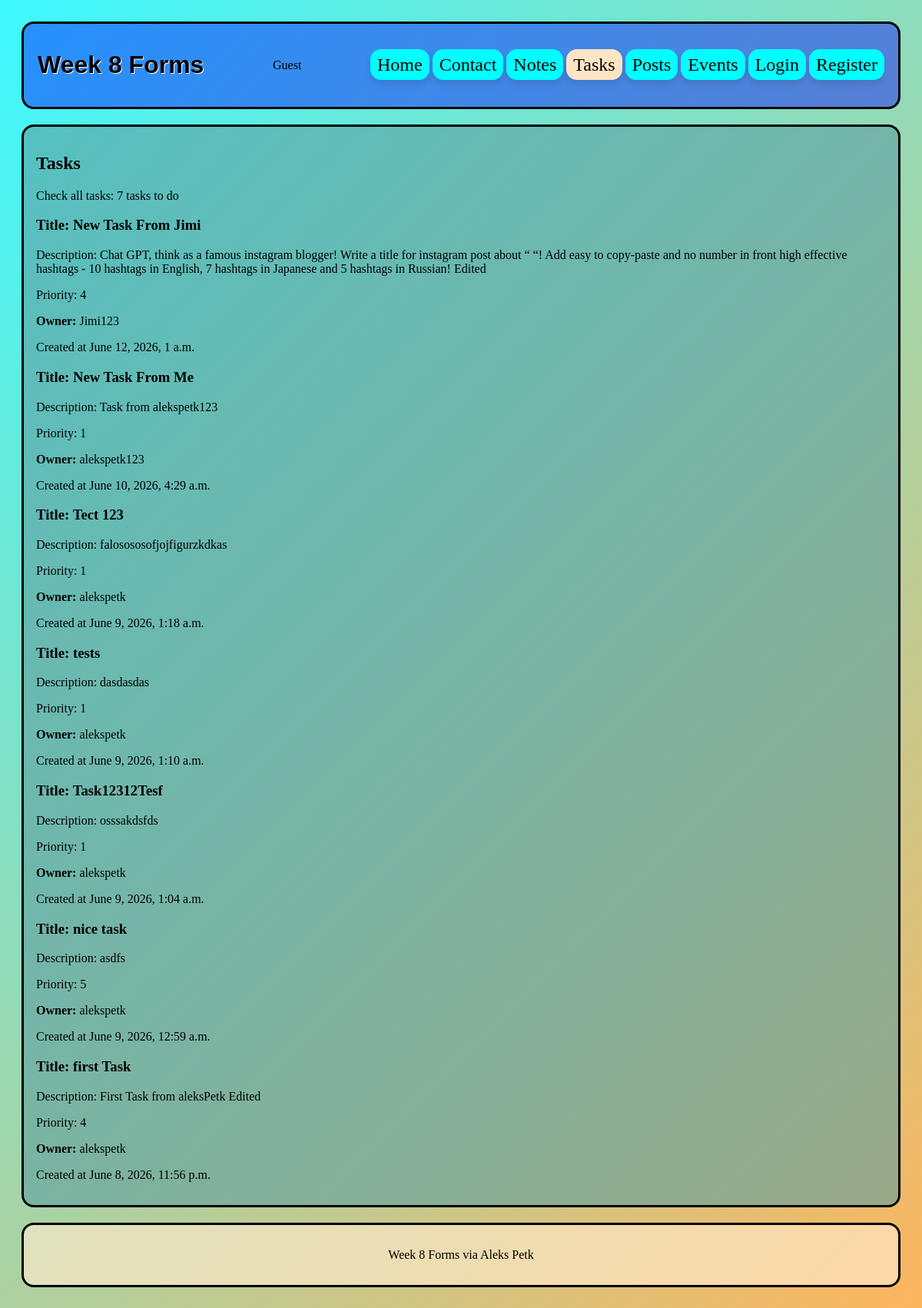
/tasks/, run on the app's committed database.
### pages/models.py (models this page shows, shortened)
class Task(models.Model):
    title = models.CharField(max_length=80)
    description = models.TextField()
    priority = models.IntegerField(default=1)
    completed = models.BooleanField(default=False)
    owner = models.ForeignKey(User, on_delete=models.CASCADE, related_name="tasks")
    created_at = models.DateTimeField(auto_now_add=True)
    class Meta:
        ordering = ["-created_at"]

### pages/views.py (the view)
# urls.py: path("tasks/", views.tasks, name="tasks"),
def tasks(request):
    tasks = Task.objects.select_related("owner").filter(completed=False)
    return render(request, "tasks.html", {
        "tasks": tasks
    })

### pages/templates/tasks.html (shortened to what this page needs)
{% extends "base.html" %}
{% block content %}
    <section class="page_h">
        <h2>Tasks</h2>
        <p>Check all tasks: {{tasks.count}} tasks to do</p>
    </section>
    <section class="page_c">
        {% for task in tasks %}
            <article>
                <h3>Title: {{task.title}}</h3>
                <p>Description: {{task.description}}</p>
                <p>Priority: {{task.priority}}</p>
                <p><strong>Owner: </strong>{{task.owner}}</p>
                <p>Created at {{task.created_at}}</p>
            </article>
        {% empty %}
            <p>No tasks yet.</p>
        {% endfor %}
    </section>
{% endblock %}

### pages/static/css/style.css (style rules this page uses)
body { background: linear-gradient(135deg, rgba(0, 247, 255, 0.762), rgba(251, 147, 20, 0.685)); padding: 20px; }

### data on the page
Task: title "New Task From Jimi", description "Chat GPT, think as a famous instagram blogger! Write a title for instagram post about “ “! Add easy to copy-paste and no number in front high effective hashtags - 10 hashtags in English, 7 hashtags in Japanese and 5 hashtags in Russian! Edited", priority "4", owner "Jimi123", created_at "June 12, 2026, 1 a.m."
Task: title "New Task From Me", description "Task from alekspetk123", priority "1", owner "alekspetk123", created_at "June 10, 2026, 4:29 a.m."
Task: title "Tect 123", description "falosososofjojfigurzkdkas", priority "1", owner "alekspetk", created_at "June 9, 2026, 1:18 a.m."
Task: title "tests", description "dasdasdas", priority "1", owner "alekspetk", created_at "June 9, 2026, 1:10 a.m."
Task: title "Task12312Tesf", description "osssakdsfds", priority "1", owner "alekspetk", created_at "June 9, 2026, 1:04 a.m."
Task: title "nice task", description "asdfs", priority "5", owner "alekspetk", created_at "June 9, 2026, 12:59 a.m."
Task: title "first Task", description "First Task from aleksPetk Edited", priority "4", owner "alekspetk", created_at "June 8, 2026, 11:56 p.m."

### other printed values
{{ tasks.count }} "7"
